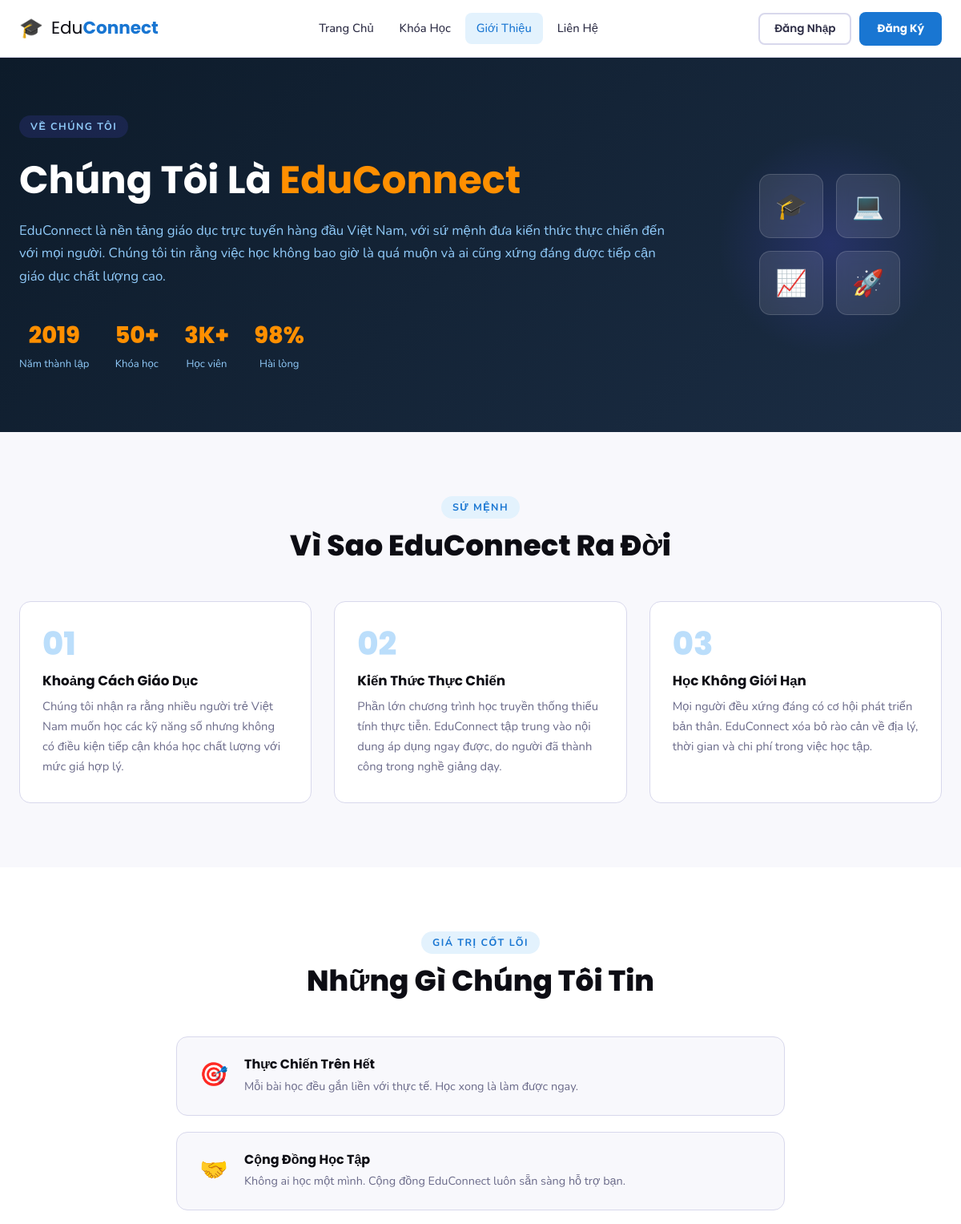
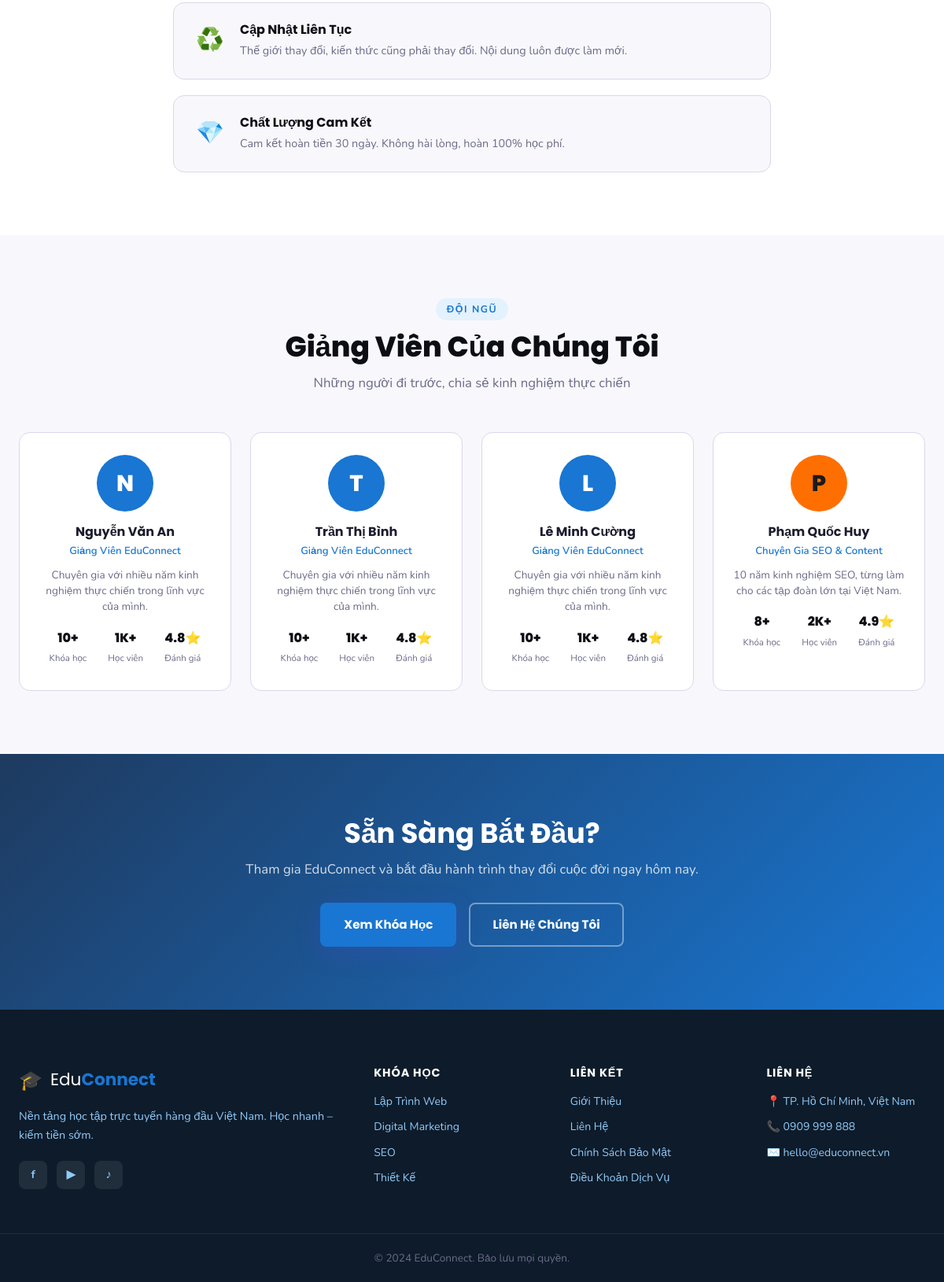
Page /gioi-thieu on the committed database (2 pictures, top to bottom).
### tables this page shows
CREATE TABLE users (
    id INTEGER PRIMARY KEY AUTOINCREMENT,
    name TEXT NOT NULL,
    email TEXT UNIQUE NOT NULL,
    password TEXT NOT NULL,
    avatar TEXT DEFAULT NULL,
    is_admin INTEGER DEFAULT 0,
    wallet_balance REAL DEFAULT 0,
    created_at DATETIME DEFAULT CURRENT_TIMESTAMP
, bank_name TEXT DEFAULT "", bank_account TEXT DEFAULT "", bank_holder TEXT DEFAULT "");

### app.py (the view)
@app.route('/gioi-thieu')
def gioi_thieu():
    conn = get_db()
    instructors = conn.execute('SELECT DISTINCT u.* FROM users u JOIN courses c ON c.instructor_id=u.id WHERE u.is_admin=0 LIMIT 3').fetchall()
    conn.close()
    return render_template('gioi-thieu.html', instructors=instructors)

### app.py (called while the page is built, shortened)
def get_db():
    conn = sqlite3.connect(DB)
    conn.row_factory = sqlite3.Row
    return conn

def get_current_user():
    if 'user_id' in session:
        conn = get_db()
        user = conn.execute('SELECT * FROM users WHERE id=?', (session['user_id'],)).fetchone()
        conn.close()
        return user
    return None

@app.context_processor
def inject_user():
    return {'current_user': get_current_user()}

@app.context_processor
def admin_helpers():
    def get_contact_count():
        try:
            conn = get_db()
            n = conn.execute('SELECT COUNT(*) FROM contacts').fetchone()[0]
            conn.close()
            return n
        except:
            return 0
    return {'get_contact_count': get_contact_count}

@app.context_processor
def teacher_application_notifications():
    if 'user_id' not in session:
        return {'header_app_update_count': 0}

### templates/gioi-thieu.html (shortened to what this page needs)
{% extends "layout.html" %}
{% block extra_css %}
<link rel="stylesheet" href="{{ url_for('static', filename='css/gioi-thieu.css') }}">
{% endblock %}
{% block content %}
<section class="about-hero">
  <div class="container about-hero-inner">
    <div class="about-hero-content">
      <span class="section-label">Về Chúng Tôi</span>
      <h1>Chúng Tôi Là <span style="color:var(--accent-400)">EduConnect</span></h1>
      <p>EduConnect là nền tảng giáo dục trực tuyến hàng đầu Việt Nam, với sứ mệnh đưa kiến thức thực chiến đến với mọi người. Chúng tôi tin rằng việc học không bao giờ là quá muộn và ai cũng xứng đáng được tiếp cận giáo dục chất lượng cao.</p>
      <div class="about-mini-stats">
        <div class="about-stat"><strong>2019</strong><span>Năm thành lập</span></div>
        <div class="about-stat"><strong>50+</strong><span>Khóa học</span></div>
        <div class="about-stat"><strong>3K+</strong><span>Học viên</span></div>
        <div class="about-stat"><strong>98%</strong><span>Hài lòng</span></div>
      </div>
    </div>
    <div class="about-hero-visual">
      <div class="about-bg-orb"></div>
      <div class="about-emoji-grid">
        <div class="ae-card">🎓</div>
        <div class="ae-card">💻</div>
        <div class="ae-card">📈</div>
        <div class="ae-card">🚀</div>
      </div>
    </div>
  </div>
</section>
<section class="section section-alt">
  <div class="container">
    <div class="section-head center">
      <span class="section-label">Sứ Mệnh</span>
      <h2 class="section-title">Vì Sao EduConnect Ra Đời</h2>
    </div>
    <div class="mission-grid">
      <div class="mission-card">
        <div class="mission-num">01</div>
        <h3>Khoảng Cách Giáo Dục</h3>
        <p>Chúng tôi nhận ra rằng nhiều người trẻ Việt Nam muốn học các kỹ năng số nhưng không có điều kiện tiếp cận khóa học chất lượng với mức giá hợp lý.</p>
      </div>
      <div class="mission-card">
        <div class="mission-num">02</div>
        <h3>Kiến Thức Thực Chiến</h3>
        <p>Phần lớn chương trình học truyền thống thiếu tính thực tiễn. EduConnect tập trung vào nội dung áp dụng ngay được, do người đã thành công trong nghề giảng dạy.</p>
      </div>
      <div class="mission-card">
        <div class="mission-num">03</div>
        <h3>Học Không Giới Hạn</h3>
        <p>Mọi người đều xứng đáng có cơ hội phát triển bản thân. EduConnect xóa bỏ rào cản về địa lý, thời gian và chi phí trong việc học tập.</p>
      </div>
    </div>
  </div>
</section>
<section class="section">
  <div class="container">
    <div class="section-head center">
      <span class="section-label">Giá Trị Cốt Lõi</span>
      <h2 class="section-title">Những Gì Chúng Tôi Tin</h2>
    </div>
    <div class="values-list">
      <div class="value-item">
        <div class="value-icon">🎯</div>
        <div class="value-body">
          <h3>Thực Chiến Trên Hết</h3>
          <p>Mỗi bài học đều gắn liền với thực tế. Học xong là làm được ngay.</p>
        </div>
      </div>
      <div class="value-item">
        <div class="value-icon">🤝</div>
        <div class="value-body">
          <h3>Cộng Đồng Học Tập</h3>
          <p>Không ai học một mình. Cộng đồng EduConnect luôn sẵn sàng hỗ trợ bạn.</p>
        </div>
      </div>
      <div class="value-item">
        <div class="value-icon">♻️</div>
        <div class="value-body">
          <h3>Cập Nhật Liên Tục</h3>
          <p>Thế giới thay đổi, kiến thức cũng phải thay đổi. Nội dung luôn được làm mới.</p>
        </div>
      </div>
      <div class="value-item">
        <div class="value-icon">💎</div>
        <div class="value-body">
          <h3>Chất Lượng Cam Kết</h3>
          <p>Cam kết hoàn tiền 30 ngày. Không hài lòng, hoàn 100% học phí.</p>
        </div>
      </div>
    </div>
  </div>
</section>
<section class="section section-alt">
  <div class="container">
    <div class="section-head center">
      <span class="section-label">Đội Ngũ</span>
      <h2 class="section-title">Giảng Viên Của Chúng Tôi</h2>
      <p class="section-sub">Những người đi trước, chia sẻ kinh nghiệm thực chiến</p>
    </div>
    <div class="instructors-grid">
      {% for ins in instructors %}
      <div class="instructor-card">
        <div class="ins-avatar">{{ ins.name[0] }}</div>
        <h3 class="ins-name">{{ ins.name }}</h3>
        <p class="ins-role">Giảng Viên EduConnect</p>
        <p class="ins-bio">Chuyên gia với nhiều năm kinh nghiệm thực chiến trong lĩnh vực của mình.</p>
        <div class="ins-stats">
          <div><strong>10+</strong><span>Khóa học</span></div>
          <div><strong>1K+</strong><span>Học viên</span></div>
          <div><strong>4.8⭐</strong><span>Đánh giá</span></div>
        </div>
      </div>
      {% endfor %}
      <div class="instructor-card">
        <div class="ins-avatar" style="background:var(--accent-500);color:#1a1a1a;">P</div>
        <h3 class="ins-name">Phạm Quốc Huy</h3>
        <p class="ins-role">Chuyên Gia SEO & Content</p>
        <p class="ins-bio">10 năm kinh nghiệm SEO, từng làm cho các tập đoàn lớn tại Việt Nam.</p>
        <div class="ins-stats">
          <div><strong>8+</strong><span>Khóa học</span></div>
          <div><strong>2K+</strong><span>Học viên</span></div>
          <div><strong>4.9⭐</strong><span>Đánh giá</span></div>
        </div>
      </div>
    </div>
  </div>
</section>
<section class="about-cta">
  <div class="container" style="text-align:center;">
    <h2>Sẵn Sàng Bắt Đầu?</h2>
    <p>Tham gia EduConnect và bắt đầu hành trình thay đổi cuộc đời ngay hôm nay.</p>
    <div style="display:flex;gap:16px;justify-content:center;flex-wrap:wrap;margin-top:28px;">
      <a href="{{ url_for('tat_ca_khoa_hoc') }}" class="btn-primary">Xem Khóa Học</a>
      <a href="{{ url_for('lien_he') }}" class="btn-outline" style="border-color:rgba(255,255,255,0.4);color:white;">Liên Hệ Chúng Tôi</a>
    </div>
  </div>
</section>
{% endblock %}

### static/css/base.css (style rules this page uses)
:root { --brand-900: #0d1b2a; --brand-800: #1b2d44; --brand-700: #1e3a5f; --brand-600: #1565c0; --brand-500: #1976d2; --brand-400: #42a5f5; --brand-300: #90caf9; --brand-200: #bbdefb; --brand-100: #e3f2fd; --accent-500: #ff6f00; --accent-400: #ff8f00; --accent-300: #ffca28; --green-500: #10b981; --red-500: #ef4444; --neutral-900: #0d0d14; --neutral-800: #1c1c2e; --neutral-700: #2d2d45; --neutral-600: #4a4a6a; --neutral-500: #6b6b8a; --neutral-400: #9090b0; --neutral-300: #b0b0cc; --neutral-200: #d8d8ec; --neutral-100: #f0f0f8; --neutral-50: #f8f8fc; --white: #ffffff; --font-display: 'Poppins', sans-serif; --font-body: 'Nunito', sans-serif; --shadow-sm: 0 2px 8px rgba(15,15,35,0.08); --shadow-md: 0 8px 24px rgba(15,15,35,0.12); --shadow-lg: 0 20px 60px rgba(15,15,35,0.18); --shadow-brand: 0 8px 30px rgba(72,72,200,0.3); --radius-sm: 8px; --radius-md: 14px; --radius-lg: 22px; --radius-xl: 32px; --header-h: 72px; --container-w: 1200px; --transition: 0.25s cubic-bezier(0.4, 0, 0.2, 1); }
*, *::before, *::after { box-sizing: border-box; margin: 0; padding: 0; }
html { scroll-behavior: smooth; }
body { font-family: var(--font-body); font-size: 16px; line-height: 1.6; color: var(--neutral-800); background: var(--white); overflow-x: hidden; }
a { text-decoration: none; color: inherit; }
.container { width: 100%; max-width: var(--container-w); margin: 0 auto; padding: 0 24px; }
h1, h2, h3, h4, h5 { font-family: var(--font-display); line-height: 1.2; font-weight: 700; }
h1 { font-size: clamp(2rem, 5vw, 3.5rem); }
h2 { font-size: clamp(1.6rem, 3.5vw, 2.5rem); }
h3 { font-size: clamp(1.2rem, 2.5vw, 1.5rem); }
.section-label { display: inline-block; font-size: 0.78rem; font-weight: 700; letter-spacing: 0.12em; text-transform: uppercase; color: var(--brand-500); background: var(--brand-100); padding: 4px 14px; border-radius: 100px; margin-bottom: 12px; }
.section-title { font-family: var(--font-display); font-size: clamp(1.7rem, 3vw, 2.4rem); font-weight: 800; color: var(--neutral-900); margin-bottom: 12px; }
.section-sub { color: var(--neutral-500); font-size: 1.05rem; max-width: 560px; }
.section-head { margin-bottom: 48px; }
.section-head.center { text-align: center; }
.section-head.center .section-sub { margin: 0 auto; }
.btn-primary { display: inline-flex; align-items: center; gap: 8px; padding: 14px 28px; background: var(--brand-500); color: var(--white); border-radius: var(--radius-sm); font-family: var(--font-display); font-weight: 700; font-size: 0.95rem; transition: var(--transition); box-shadow: var(--shadow-brand); border: 2px solid transparent; }
.btn-outline { display: inline-flex; align-items: center; gap: 8px; padding: 13px 28px; border: 2px solid var(--brand-500); color: var(--brand-500); border-radius: var(--radius-sm); font-family: var(--font-display); font-weight: 700; font-size: 0.95rem; transition: var(--transition); }
.section { padding: 80px 0; }
.section-alt { background: var(--neutral-50); }

### rows in the picture
users: name "N", name "Nguyễn Văn An"
users: name "T", name "Trần Thị Bình"
users: name "L", name "Lê Minh Cường"
